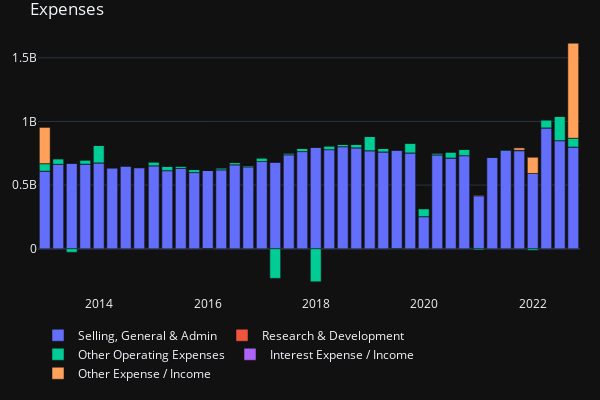

Notebook cell for this chart:
### Code cell
expenses_plot = px.bar(data_frame=df_expenses)
expenses_plot.update_layout(
    xaxis = dict(title=None),
    yaxis = dict(title=None),
    height=400, 
    width=600, 
    legend=dict(
        orientation="h",
        yanchor="bottom",
        y = -0.35,
        xanchor="left",
        title= None
    ),
    margin=dict(l=20, r=20, t=30, b=20),
    template="plotly_dark",
    title='Expenses'
)

### Figure 1 — Plotly figure (JSON) as saved in the notebook; plotly's stock layout.template omitted (floating-point values rounded to 4 significant figures)
{"data": [{"alignmentgroup": "True", "hovertemplate": "variable=Selling, General & Admin<br>Date=%{x}<br>value=%{y}<extra></extra>", "legendgroup": "Selling, General & Admin", "marker": {"color": "#636efa", "pattern": {"shape": ""}}, "name": "Selling, General & Admin", "offsetgroup": "Selling, General & Admin", "orientation": "v", "showlegend": true, "textposition": "auto", "type": "bar", "x": ["2022-10-01", "2022-07-02", "2022-04-02", "2022-01-01", "2021-10-02", "2021-07-03", "2021-04-03", "2021-01-02", "2020-09-26", "2020-06-27", "2020-03-28", "2019-12-28", "2019-09-28", "2019-06-29", "2019-03-30", "2018-12-29", "2018-09-29", "2018-06-30", "2018-03-31", "2017-12-30", "2017-09-30", "2017-07-01", "2017-04-01", "2016-12-31", "2016-10-01", "2016-07-02", "2016-04-02", "2016-01-02", "2015-10-03", "2015-07-04", "2015-04-04", "2015-01-03", "2014-09-27", "2014-06-28", "2014-03-29", "2013-12-28", "2013-09-28", "2013-06-29", "2013-03-30", "2012-12-29"], "xaxis": "x", "y": [799000000, 849400000, 949200000, 591400000, 770800000, 772000000, 716900000, 417400000, 731300000, 713000000, 737800000, 252400000, 752800000, 776200000, 760600000, 770200000, 792900000, 801800000, 778800000, 798900000, 763400000, 738600000, 682000000, 685400000, 643800000, 659700000, 620400000, 615500000, 598400000, 631500000, 613700000, 651800000, 637200000, 649000000, 636900000, 674500000, 665000000, 673800000, 663200000, 609300000], "yaxis": "y"}, {"alignmentgroup": "True", "hovertemplate": "variable=Research & Development<br>Date=%{x}<br>value=%{y}<extra></extra>", "legendgroup": "Research & Development", "marker": {"color": "#EF553B", "pattern": {"shape": ""}}, "name": "Research & Development", "offsetgroup": "Research & Development", "orientation": "v", "showlegend": true, "textposition": "auto", "type": "bar", "x": ["2022-10-01", "2022-07-02", "2022-04-02", "2022-01-01", "2021-10-02", "2021-07-03", "2021-04-03", "2021-01-02", "2020-09-26", "2020-06-27", "2020-03-28", "2019-12-28", "2019-09-28", "2019-06-29", "2019-03-30", "2018-12-29", "2018-09-29", "2018-06-30", "2018-03-31", "2017-12-30", "2017-09-30", "2017-07-01", "2017-04-01", "2016-12-31", "2016-10-01", "2016-07-02", "2016-04-02", "2016-01-02", "2015-10-03", "2015-07-04", "2015-04-04", "2015-01-03", "2014-09-27", "2014-06-28", "2014-03-29", "2013-12-28", "2013-09-28", "2013-06-29", "2013-03-30", "2012-12-29"], "xaxis": "x", "y": [0, 0, 0, 0, 0, 0, 0, 0, 0, 0, 0, 0, 0, 0, 0, 0, 0, 0, 0, 0, 0, 0, 0, 0, 0, 0, 0, 0, 0, 0, 0, 0, 0, 0, 0, 0, 0, 0, 0, 0], "yaxis": "y"}, {"alignmentgroup": "True", "hovertemplate": "variable=Other Operating Expenses<br>Date=%{x}<br>value=%{y}<extra></extra>", "legendgroup": "Other Operating Expenses", "marker": {"color": "#00cc96", "pattern": {"shape": ""}}, "name": "Other Operating Expenses", "offsetgroup": "Other Operating Expenses", "orientation": "v", "showlegend": true, "textposition": "auto", "type": "bar", "x": ["2022-10-01", "2022-07-02", "2022-04-02", "2022-01-01", "2021-10-02", "2021-07-03", "2021-04-03", "2021-01-02", "2020-09-26", "2020-06-27", "2020-03-28", "2019-12-28", "2019-09-28", "2019-06-29", "2019-03-30", "2018-12-29", "2018-09-29", "2018-06-30", "2018-03-31", "2017-12-30", "2017-09-30", "2017-07-01", "2017-04-01", "2016-12-31", "2016-10-01", "2016-07-02", "2016-04-02", "2016-01-02", "2015-10-03", "2015-07-04", "2015-04-04", "2015-01-03", "2014-09-27", "2014-06-28", "2014-03-29", "2013-12-28", "2013-09-28", "2013-06-29", "2013-03-30", "2012-12-29"], "xaxis": "x", "y": [69400000, 191000000, 63800000, -11900000, 3300000, 8100000, 4000000, -9100000, 50400000, 46900000, 14600000, 63000000, 77300000, -2600000, 27000000, 112600000, 27800000, 18200000, 29700000, -259200000, 24600000, 13900000, -232600000, 28700000, 10700000, 17400000, 15400000, -1200000, 23900000, 18000000, 34200000, 30900000, 3700000, 5200000, 0, 137700000, 33100000, -27500000, 44400000, 59300000], "yaxis": "y"}, {"alignmentgroup": "True", "hovertemplate": "variable=Interest Expense / Income<br>Date=%{x}<br>value=%{y}<extra></extra>", "legendgroup": "Interest Expense / Income", "marker": {"color": "#ab63fa", "pattern": {"shape": ""}}, "name": "Interest Expense / Income", "offsetgroup": "Interest Expense / Income", "orientation": "v", "showlegend": true, "textposition": "auto", "type": "bar", "x": ["2022-10-01", "2022-07-02", "2022-04-02", "2022-01-01", "2021-10-02", "2021-07-03", "2021-04-03", "2021-01-02", "2020-09-26", "2020-06-27", "2020-03-28", "2019-12-28", "2019-09-28", "2019-06-29", "2019-03-30", "2018-12-29", "2018-09-29", "2018-06-30", "2018-03-31", "2017-12-30", "2017-09-30", "2017-07-01", "2017-04-01", "2016-12-31", "2016-10-01", "2016-07-02", "2016-04-02", "2016-01-02", "2015-10-03", "2015-07-04", "2015-04-04", "2015-01-03", "2014-09-27", "2014-06-28", "2014-03-29", "2013-12-28", "2013-09-28", "2013-06-29", "2013-03-30", "2012-12-29"], "xaxis": "x", "y": [0, 0, 0, 0, 0, 0, 0, 0, 0, 0, 0, 0, 0, 0, 0, 0, 0, 0, 0, 0, 0, 0, 0, 0, 0, 0, 0, 0, 0, 0, 0, 0, 0, 0, 0, 0, 0, 0, 0, 0], "yaxis": "y"}, {"alignmentgroup": "True", "hovertemplate": "variable=Other Expense / Income<br>Date=%{x}<br>value=%{y}<extra></extra>", "legendgroup": "Other Expense / Income", "marker": {"color": "#FFA15A", "pattern": {"shape": ""}}, "name": "Other Expense / Income", "offsetgroup": "Other Expense / Income", "orientation": "v", "showlegend": true, "textposition": "auto", "type": "bar", "x": ["2022-10-01", "2022-07-02", "2022-04-02", "2022-01-01", "2021-10-02", "2021-07-03", "2021-04-03", "2021-01-02", "2020-09-26", "2020-06-27", "2020-03-28", "2019-12-28", "2019-09-28", "2019-06-29", "2019-03-30", "2018-12-29", "2018-09-29", "2018-06-30", "2018-03-31", "2017-12-30", "2017-09-30", "2017-07-01", "2017-04-01", "2016-12-31", "2016-10-01", "2016-07-02", "2016-04-02", "2016-01-02", "2015-10-03", "2015-07-04", "2015-04-04", "2015-01-03", "2014-09-27", "2014-06-28", "2014-03-29", "2013-12-28", "2013-09-28", "2013-06-29", "2013-03-30", "2012-12-29"], "xaxis": "x", "y": [745700000, 0, 0, 127000000, 17800000, 0, 0, 4200000, 0, 0, 0, 0, 0, 0, 0, 0, 0, 0, 0, 0, 0, 0, 0, 0, 0, 0, 0, 0, 0, 0, 0, 0, 0, 0, 0, 0, 0, 0, 0, 284300000], "yaxis": "y"}], "layout": {"barmode": "relative", "height": 400, "legend": {"orientation": "h", "title": {}, "tracegroupgap": 0, "xanchor": "left", "y": -0.35, "yanchor": "bottom"}, "margin": {"b": 20, "l": 20, "r": 20, "t": 30}, "title": {"text": "Expenses"}, "width": 600, "xaxis": {"anchor": "y", "domain": [0, 1], "title": {}}, "yaxis": {"anchor": "x", "domain": [0, 1], "title": {}}}}
